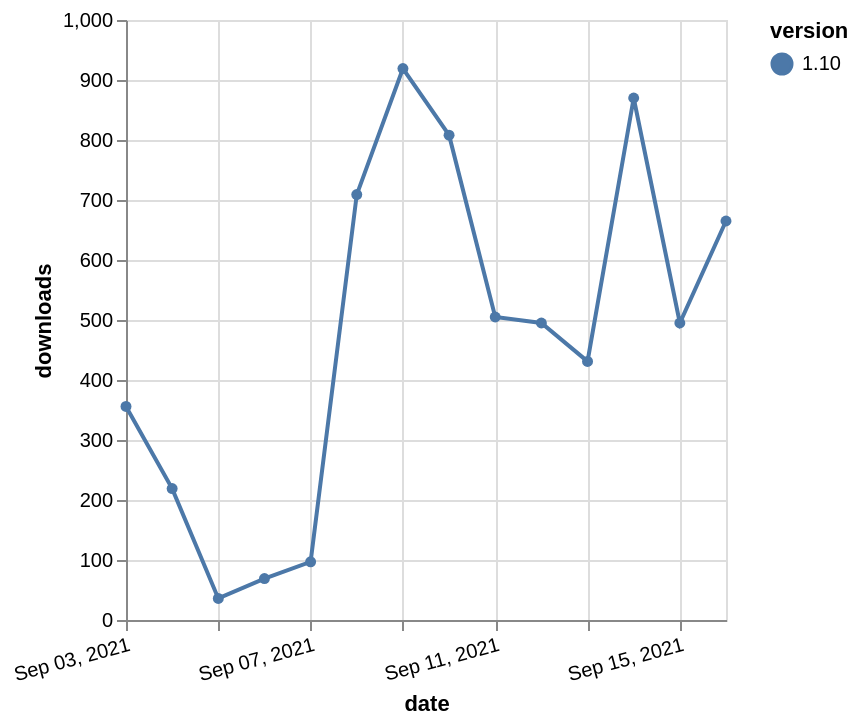

Express this chart as Vega-Lite.
### Vega-Lite specification from a JSON file in a GitHub repository (floating-point values rounded to 4 significant figures)
{"$schema": "https://vega.github.io/schema/vega-lite/v5.json", "description": "A simple bar chart with embedded data.", "data": {"values": [{"date": "2021-09-03", "total": 160411, "delta": 356, "version": "1.10"}, {"date": "2021-09-04", "total": 160630, "delta": 219, "version": "1.10"}, {"date": "2021-09-05", "total": 160666, "delta": 36, "version": "1.10"}, {"date": "2021-09-06", "total": 160735, "delta": 69, "version": "1.10"}, {"date": "2021-09-07", "total": 160832, "delta": 97, "version": "1.10"}, {"date": "2021-09-08", "total": 161541, "delta": 709, "version": "1.10"}, {"date": "2021-09-09", "total": 162460, "delta": 919, "version": "1.10"}, {"date": "2021-09-10", "total": 163268, "delta": 808, "version": "1.10"}, {"date": "2021-09-11", "total": 163773, "delta": 505, "version": "1.10"}, {"date": "2021-09-12", "total": 164268, "delta": 495, "version": "1.10"}, {"date": "2021-09-13", "total": 164699, "delta": 431, "version": "1.10"}, {"date": "2021-09-14", "total": 165569, "delta": 870, "version": "1.10"}, {"date": "2021-09-15", "total": 166064, "delta": 495, "version": "1.10"}, {"date": "2021-09-16", "total": 166729, "delta": 665, "version": "1.10"}]}, "width": "container", "mark": {"type": "line", "point": {"filled": true}}, "encoding": {"x": {"field": "date", "type": "temporal", "timeUnit": "yearmonthdate", "title": "date", "axis": {"labelAngle": -15}}, "y": {"field": "delta", "type": "quantitative", "title": "downloads"}, "color": {"field": "version", "type": "nominal"}, "tooltip": {"field": "delta"}}}
